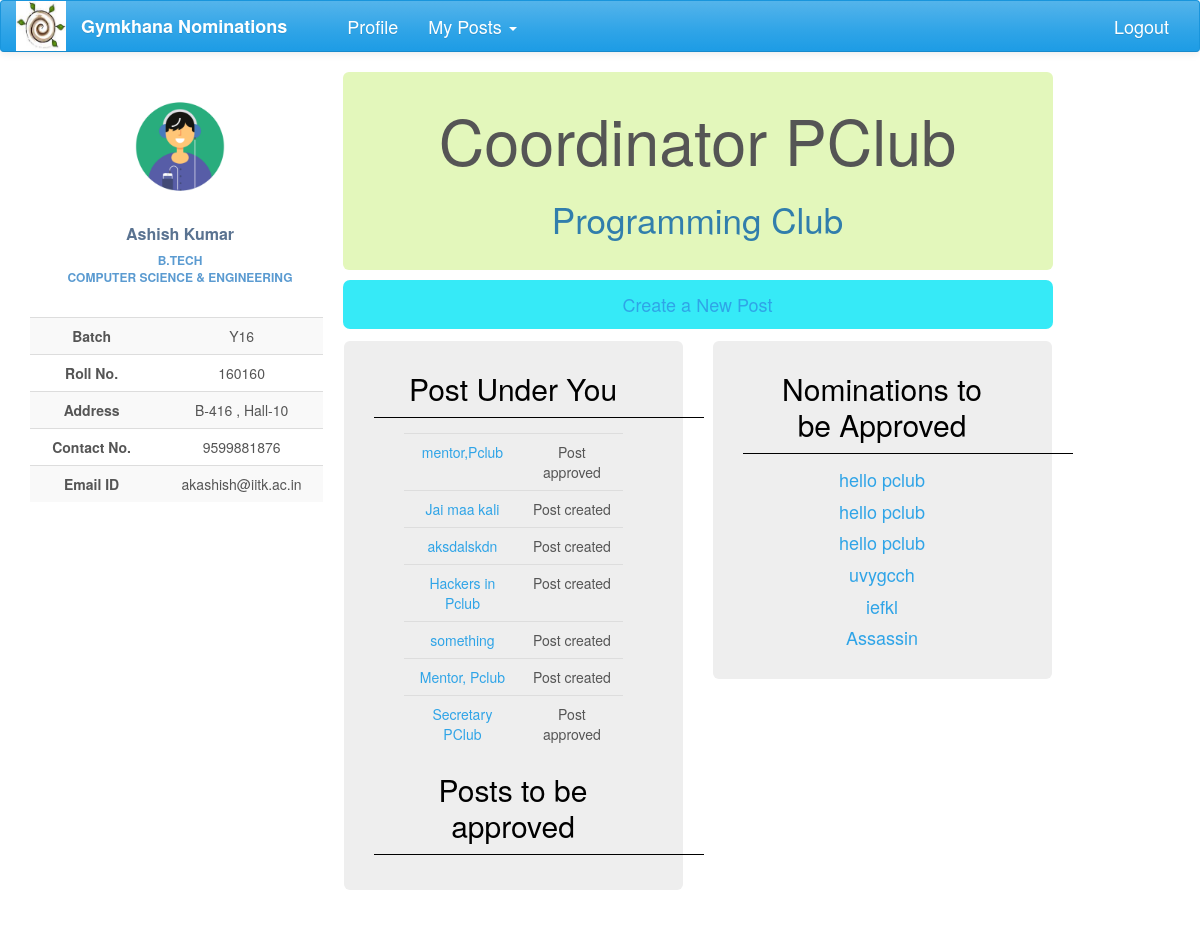
The app's page /nominations/post/18/ (signed in), older data.
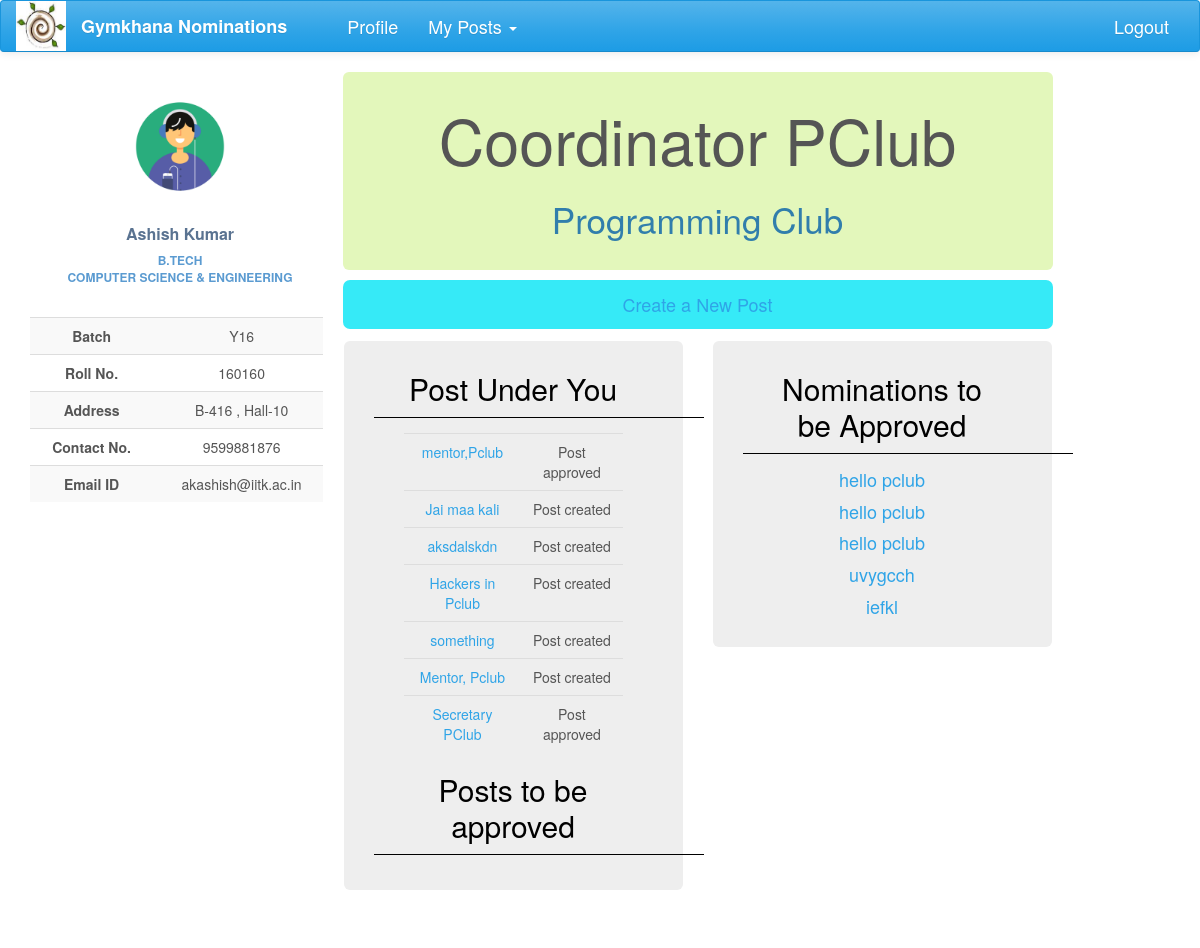
The same page, newer data.
### nomi/models.py (models this page shows, shortened)
class Post(models.Model):
    post_name = models.CharField(max_length=500, null=True)
    club = models.ForeignKey(Club, on_delete=models.CASCADE, null=True, blank=True)
    parent = models.ForeignKey('self', on_delete=models.CASCADE, null=True, blank=True)
    post_holders = models.ManyToManyField(User, blank=True)
    post_approvals = models.ManyToManyField('self', related_name='approvals', symmetrical=False, blank=True)
    status = models.CharField(max_length=50, choices=POST_STATUS, default='Post created')
    perms = models.CharField(max_length=200, choices=POST_PERMS, default='normal')
    class Meta:
        permissions = (("can approve the post", "can approve the post"),
                       ("can send nominations to users", "can send nominations to users"))

class Nomination(models.Model):
    name = models.CharField(max_length=200)
    description = models.TextField(max_length=20000, null=True, blank=True)
    brief_desc = models.TextField(max_length=100, null=True, blank=True)
    nomi_post = models.ForeignKey(Post, null=True)
    nomi_form = models.OneToOneField('forms.Questionnaire', null=True, blank=True)
    status = models.CharField(max_length=50, choices=STATUS, default='Nomination created')
    nomi_approvals = models.ManyToManyField(Post, related_name='nomi_approvals', symmetrical=False, blank=True)
    opening_date = models.DateField(null=True, blank=True)
    closing_date = models.DateField(null=True, blank=True, editable=True)
    year_choice = models.CharField(max_length=100, choices=YEAR_1, null=True)
    hall_choice = models.CharField(max_length=100, choices=HALL_1, null=True)
    dept_choice = models.CharField(max_length=100, choices=DEPT_1, null=True)

### nomi/views.py (the view)
# urls.py: url(r'^post/(?P<pk>\d+)/$', views.post_view, name='post_view'),
@login_required
def post_view(request, pk):
    post = Post.objects.get(pk=pk)
    child_posts = Post.objects.filter(parent=post)
    child_posts_reverse = child_posts[::-1]
    post_approvals = Post.objects.filter(post_approvals=post).filter(status='Post created')
    nomi_approvals = Nomination.objects.filter(nomi_approvals=post).filter(status='Nomination created')
    if request.user in post.post_holders.all():
        return render(request, 'post1.html', context={'post': post, 'child_posts': child_posts_reverse,
                                                      'post_approval': post_approvals, 'nomi_approval': nomi_approvals})
    else:
        return render(request, 'no_access.html')

### nomi/global_contexts.py (called while the page is built)
def context(request):
    if request.user.is_authenticated:
        my_profile = UserProfile.objects.get(user=request.user)
        my_posts = Post.objects.filter(post_holders=request.user)
        return {'my_posts':my_posts,'my_profile':my_profile}
    else:
        return {'my_posts': 0, 'my_profile': 0}

### nomi/models.py (called while the page is built)
    def __str__(self):
        return self.club_name

### nomi/templates/post1.html (shortened to what this page needs)
{% extends 'base2.html' %}
{% load staticfiles %}
{% block content %}
            <div class="profile-content">
                <div class="jumbotron jumbotron-post">
                    <div class="jumbotron-title">
                        <h1 style="text-align: center">{{post.post_name}}</h1>
                    </div>
                    <div class="jumbotron-club">
                        <h3 style="font-size: 35px; text-align: center">{{ post.club }}</h3>
                    </div>
                </div>
                <div id="create-post">
                    <p><a href="{% url 'post_create' post.pk %}">Create a New Post</a></p>
                </div>
                <div class="container-fluid">
                    <div class="row">
                        <div class="col-lg-6">
                            <div class="jumbotron jumbotron-child-list">
                                <div>
                                    <h2>Post Under You</h2>
                                    <p><br></p>
                                </div>
                                <div>
                                    <table class="table table-hover">
                                        <tbody>
                                        {% for ch_post in child_posts %}
                                            <tr>
                                                <td style="text-align: center">
                                                    <a href="{% url 'child_post' pk=ch_post.pk %}">
                                                        {{ ch_post.post_name }}</a>
                                                </td>
                                                <td style="text-align: center">{{ch_post.status}}</td>
                                            </tr>
                                        {% endfor %}
                                        </tbody>
                                    </table>
                                </div>
                                <div>
                                    <h2>Posts to be approved</h2>
                                    <p><br></p>
                                </div>
                            </div>
                        </div>
                        <div class="col-lg-6">
                            <div class="jumbotron jumbotron-nomi-list">
                                <div>
                                    <h2>Nominations to be Approved</h2>
                                    <p><br></p>
                                </div>
                                <div>
                                    {% for nomi in nomi_approval %}
                                        <h4><a href="{% url 'nomi_detail' nomi_pk=nomi.pk %}">{{ nomi.name }}</a></h4>
                                    {% endfor %}
                                </div>
                            </div>
                        </div>
                    </div>
                </div>
            </div>
{% endblock %}

Row changes from the older to the newer data that the page shows:
removed Nomination: name "Assassin"
